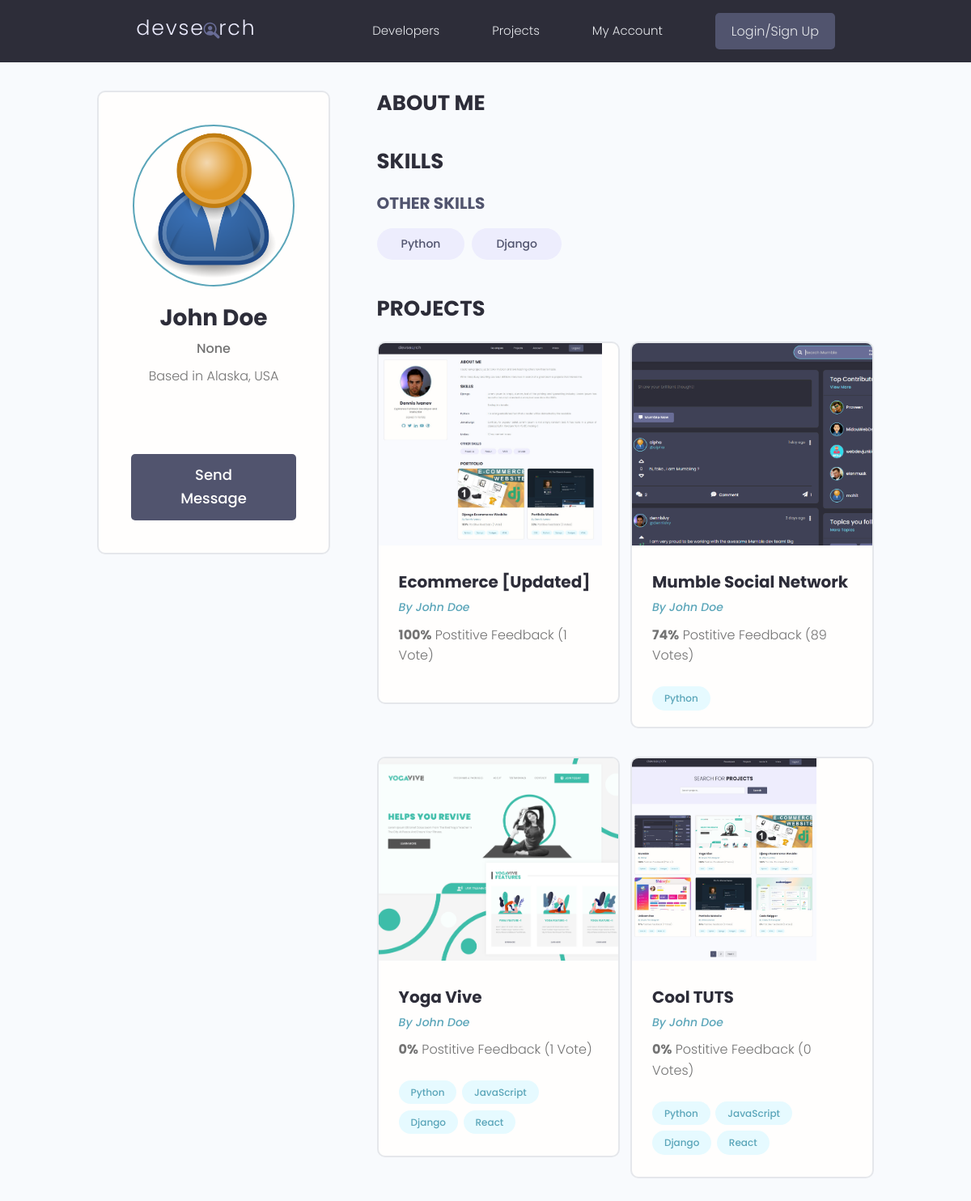
Page /profile/b5310486-1a6e-4b11-a6f0-e7f3a7295fa7/ on the committed database.
### users/models.py (models this page shows, shortened)
class Profile(models.Model):
    user = models.OneToOneField(User, on_delete=models.CASCADE, null=True, blank=True)
    name = models.CharField(max_length=200, blank=True, null=True)
    email = models.EmailField(max_length=500, blank=True, null=True)
    username = models.CharField(max_length=200, blank=True, null=True)
    location = models.CharField(max_length=200, blank=True, null=True)
    short_intro = models.CharField(max_length=200, blank=True, null=True)
    bio = models.TextField(blank=True, null=True)
    profile_image = models.ImageField(null=True, blank=True, upload_to='profiles/', default="profiles/user-default.png")
    social_github = models.CharField(max_length=200, blank=True, null=True)
    social_twitter = models.CharField(max_length=200, blank=True, null=True)
    social_linkedin = models.CharField(max_length=200, blank=True, null=True)
    social_youtube = models.CharField(max_length=200, blank=True, null=True)
    social_website = models.CharField(max_length=200, blank=True, null=True)
    created = models.DateTimeField(auto_now_add=True)
    id = models.UUIDField(default=uuid.uuid4, unique=True, primary_key=True, editable=False)

class Skill(models.Model):
    owner = models.ForeignKey(Profile, on_delete=models.CASCADE, null=True)
    name = models.CharField(max_length=200, blank=True, null=True)
    description = models.TextField(null=True, blank=True)
    created = models.DateTimeField(auto_now_add=True)
    id = models.UUIDField(default=uuid.uuid4, unique=True, primary_key=True, editable=False)
    def __str__(self):
        return str(self.name)

### projects/models.py (models this page shows, shortened)
class Project(models.Model):
    owner = models.ForeignKey(Profile, null=True, blank=True, on_delete=models.SET_NULL)
    title = models.CharField(max_length=200)
    description = models.TextField(null=True, blank=True)
    featured_image = models.ImageField(null=True, blank=True, default="default.jpg")
    demo_link = models.CharField(max_length=2000, null=True, blank=True)
    source_link = models.CharField(max_length=2000, null=True, blank=True)
    tags = models.ManyToManyField('Tag', blank=True)
    vote_total = models.IntegerField(default=0, null=True, blank=True)
    vote_ratio = models.IntegerField(default=0, null=True, blank=True)
    created = models.DateTimeField(auto_now_add=True)
    id = models.UUIDField(default=uuid.uuid4, unique=True, primary_key=True, editable=False)
    class Meta:
        ordering = ['-vote_ratio', '-vote_total', 'title']

class Tag(models.Model):
    name = models.CharField(max_length=200)
    created = models.DateTimeField(auto_now_add=True)
    id = models.UUIDField(default=uuid.uuid4, unique=True, primary_key=True, editable=False)
    def __str__(self):
        return self.name

### users/views.py (the view)
# urls.py: path('profile/<str:pk>/', views.userProfile, name="user-profile"),
def userProfile(request, pk):
    profile = Profile.objects.get(id=pk)
    topSkills = profile.skill_set.exclude(description__exact="")
    otherSkills = profile.skill_set.filter(description="")
    context = {'profile': profile, 'topSkills': topSkills, 'otherSkills': otherSkills}
    return render(request, 'users/user-profile.html', context)

### users/templates/users/user-profile.html (shortened to what this page needs)
{% extends 'main.html' %}
{% block content %}
<main class="profile my-md">
    <div class="container">
        <div class="layout">
            <div class="column column--1of3">
                <div class="card text-center">
                    <div class="card__body dev">
                        <img class="avatar avatar--xl" src="{{ profile.profile_image.url }}" />
                        <h2 class="dev__name">{{profile.name}}</h2>
                        <p class="dev__title">{{profile.short_intro}}</p>
                        <p class="dev__location">Based in {{profile.location}}</p>
                        <ul class="dev__social">
                        </ul>
                        {% if request.user.profile.id != profile.id %}
                        <a href="{% url 'create-message' profile.id %}" class="btn btn--sub btn--lg">Send Message </a>
                        {% endif %}
                    </div>
                </div>
            </div>
            <div class="column column--2of3">
                <div class="devInfo">
                    <h3 class="devInfo__title">About Me</h3>
                </div>
                <div class="devInfo">
                    <h3 class="devInfo__title">Skills</h3>
                    <div class="devInfo__skills">
                        <h3 class="devInfo__subtitle">Other Skills</h3>
                        <div class="devInfo__otherSkills">
                            {% for skill in otherSkills %}
                            <span class="tag tag--pill tag--sub tag--lg">
                                <small>{{skill}}</small>
                            </span>
                            {% endfor %}
                        </div>
                    </div>
                </div>
                <div class="devInfo">
                    <h3 class="devInfo__title">Projects</h3>
                    <div class="grid grid--two">
                        {% for project in profile.project_set.all %}
                        <div class="column">
                            <div class="card project">
                                <a href="{% url 'project' project.id %}" class="project">
                                    <img class="project__thumbnail" src="{{project.featured_image.url}}"
                                        alt="project thumbnail" />
                                    <div class="card__body">
                                        <h3 class="project__title">{{project.title}}</h3>
                                        <p><a class="project__author"
                                                href="{% url 'user-profile' project.owner.id %}">By
                                                {{project.owner.name}}</a>
                                        </p>
                                        <p class="project--rating">
                                            <span style="font-weight: bold;">{{project.vote_ratio}}%</span> Postitive
                                            Feedback ({{project.vote_total}} Vote{{project.vote_total|pluralize:"s"}})
                                        </p>
                                        <div class="project__tags">
                                            {% for tag in project.tags.all %}
                                            <span class="tag tag--pill tag--main">
                                                <small>{{tag}}</small>
                                            </span>
                                            {% endfor %}
                                        </div>
                                    </div>
                                </a>
                            </div>
                        </div>
                        {% endfor %}
                    </div>
                </div>
            </div>
        </div>
    </div>
</main>
{% endblock content %}

### static/styles/app.css (style rules this page uses)
:root { --color-sub: #2d2d39; }
.btn--sub { background-color: var(--color-sub-light); }
.card { border: 2px solid var(--color-light); }
img { width: 100%; }
.profile .card > .dev { padding: 4rem; }
.dev__name { color: var(--color-sub); font-size: 2.8rem; font-weight: 700; margin-top: 1rem; margin-bottom: 0.5rem; }
.dev__title { font-size: 1.6rem; font-weight: 500; line-height: 1.3; }
.dev__location { margin-top: 1rem; }
.dev__social { margin: 3rem 0; list-style: none; display: flex; justify-content: center; gap: 1.5rem; }
.devInfo { margin-bottom: 3rem; }
.devInfo__title, .devInfo__subtitle { font-size: 2.6rem; color: var(--color-sub); text-transform: uppercase; font-weight: 700; margin-bottom: 1.5rem; }
.devInfo__subtitle { font-size: 2rem; color: var(--color-sub-light); }
.project__author { font-size: 1.4rem; font-style: italic; }
.project--rating { margin-bottom: 1.6em; margin-top: .5em; }
.project__thumbnail { height: 25rem; object-fit: cover; object-position: top center; }
.project__title { font-size: 2rem; font-weight: 700; color: var(--color-sub); }

### static/uikit/styles/modules/_variables.css (style rules this page uses)
:root { --color-main: #5aa5b9; --color-main-light: #e6faff; --color-sub: #3f4156; --color-sub-light: #51546e; --color-sub-lighter: #ededfd; --color-text: #737373; --color-gray: #8b8b8b; --color-light: #e5e7eb; --color-light-gray: #767676; --color-bg: #f8fafd; --color-white: #fffefd; --color-white-light: #f3f3f3; --color-success: #359e64; --color-success-bg: #def8e8; --color-error: #fc4b0b; --color-error-bg: #fff2ee; --font-base: 'Poppins', arial, helvetica, 'Segoe UI', roboto, ubuntu, sans-serif; --font-monospace: 'Fira Code', 'Courier New', courier, monospace; --font-regular: 300; --font-medium: 500; --font-bold: 700; --generic-shadow: 1px 1px 5px #00000010; --generic-transition: all 0.3s ease-in-out; }

### static/uikit/styles/modules/_base.css (style rules this page uses)
* { margin: 0; padding: 0; box-sizing: border-box; text-rendering: optimizeLegibility; color: inherit; font-size: inherit; }
html { font-size: 50%; }
@media only screen and (min-width: 480px) { html { font-size: 56.25%; } }
@media only screen and (min-width: 1200px) { html { font-size: 62.5%; } }
body { line-height: 1.6; font-weight: 400; font-size: 1.5rem; color: var(--color-text); background-color: var(--color-bg); min-height: 100vh; }

### static/uikit/styles/modules/_typography.css (style rules this page uses)
* { font-family: var(--font-base); }
h2 { font-size: 3.6rem; font-weight: var(--font-bold); }
h3 { font-size: 3.2rem; font-weight: var(--font-medium); }
p, span, strong { font-size: 1.6rem; color: var(--color-text); font-weight: var(--font-regular); }
a { padding-bottom: 2px; text-decoration: none; display: inline-block; color: var(--color-main); font-weight: var(--font-medium); }

### static/uikit/styles/modules/_utilities.css (style rules this page uses)
.container { width: 92%; max-width: 165rem; margin: 0 auto; box-sizing: border-box; }
@media screen and (min-width: 1000px) { .container { width: 90%; } }
@media screen and (min-width: 1200px) { .container { width: 80%; } }
.text-center { text-align: center; }
.my-md { margin: 3rem auto; }

### static/uikit/styles/modules/_avatar.css (style rules this page uses)
.avatar { border-radius: 50%; border: 2px solid var(--color-main); object-fit: cover; }
.avatar--xl { height: 20rem; width: 20rem; }

### static/uikit/styles/modules/_button.css (style rules this page uses)
.btn { display: inline-block; position: relative; cursor: pointer; background-color: var(--color-light); font-weight: var(--font-medium); color: var(--color-sub); text-decoration: none; padding: 1rem 2rem; border-radius: 0.5rem; border: none; width: -webkit-fit-content; width: -moz-fit-content; width: fit-content; height: -webkit-fit-content; height: -moz-fit-content; height: fit-content; font-size: 1.6rem; outline-width: 0; outline-color: transparent; -webkit-backface-visibility: hidden; backface-visibility: hidden; transition: all 0.3s ease-in-out; }
.btn--sub { background-color: var(--color-sub); color: var(--color-white); }
.btn--lg { font-size: 1.8rem; padding: 1.2rem 4.5rem; }

### static/uikit/styles/modules/_card.css (style rules this page uses)
.card { border-radius: 1rem; background-color: var(--color-white); border: 1.5px solid var(--color-light); width: auto; height: auto; margin-top: 0.5rem; margin-bottom: 0.5rem; overflow: hidden; }
.card__body, .card__header { padding: 2rem 2.5rem; }

### static/uikit/styles/modules/_grid.css (style rules this page uses)
.grid { display: flex; flex-wrap: wrap; justify-content: flex-start; align-items: stretch; }
.grid > .column { min-width: 28rem; margin-bottom: 2.5rem; }
.grid--two > .column { flex-basis: 100%; }
@media screen and (min-width: 800px) { .grid--two { margin-right: -2%; } }
@media screen and (min-width: 800px) { .grid--two > .column { margin-right: 2%; } }
@media screen and (min-width: 800px) { .grid--two > .column { flex-basis: 48%; } }

### rows in the picture
Profile: profile_image (placeholder picture), name "John Doe", short_intro "None", location "Alaska, USA"
Skill: name "Python"
Skill: name "Django"
Project: featured_image (picture), title "Ecommerce [Updated]", owner.name "John Doe", vote_ratio "100", vote_total "1"
Project: featured_image (picture), title "Mumble Social Network", owner.name "John Doe", vote_ratio "74", vote_total "89"
Tag: name "Python"
Project: featured_image (picture), title "Yoga Vive", owner.name "John Doe", vote_ratio "0", vote_total "1"
Tag: name "JavaScript"
Tag: name "Django"
Tag: name "React"
Project: featured_image (picture), title "Cool TUTS", owner.name "John Doe", vote_ratio "0", vote_total "0"
